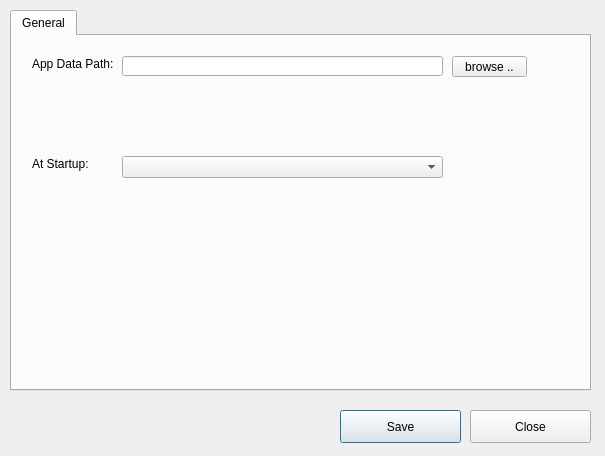
<?xml version="1.0" encoding="UTF-8"?>
<ui version="4.0">
 <class>ConfigDlg</class>
 <widget class="QDialog" name="ConfigDlg">
  <property name="geometry">
   <rect>
    <x>0</x>
    <y>0</y>
    <width>605</width>
    <height>456</height>
   </rect>
  </property>
  <property name="windowTitle">
   <string>Configuration</string>
  </property>
  <widget class="QPushButton" name="cmdSave">
   <property name="geometry">
    <rect>
     <x>340</x>
     <y>410</y>
     <width>121</width>
     <height>33</height>
    </rect>
   </property>
   <property name="text">
    <string>Save</string>
   </property>
  </widget>
  <widget class="QPushButton" name="cmdClose">
   <property name="geometry">
    <rect>
     <x>470</x>
     <y>410</y>
     <width>121</width>
     <height>33</height>
    </rect>
   </property>
   <property name="text">
    <string>Close</string>
   </property>
  </widget>
  <widget class="QTabWidget" name="tabWidget">
   <property name="geometry">
    <rect>
     <x>10</x>
     <y>10</y>
     <width>581</width>
     <height>381</height>
    </rect>
   </property>
   <property name="currentIndex">
    <number>0</number>
   </property>
   <widget class="QWidget" name="tab">
    <attribute name="title">
     <string>General</string>
    </attribute>
    <widget class="QPushButton" name="cmdAppDataPath">
     <property name="geometry">
      <rect>
       <x>440</x>
       <y>20</y>
       <width>75</width>
       <height>21</height>
      </rect>
     </property>
     <property name="text">
      <string>browse ..</string>
     </property>
    </widget>
    <widget class="QLabel" name="label_2">
     <property name="geometry">
      <rect>
       <x>20</x>
       <y>20</y>
       <width>81</width>
       <height>16</height>
      </rect>
     </property>
     <property name="text">
      <string>App Data Path:</string>
     </property>
    </widget>
    <widget class="QLineEdit" name="txtAppDataPath">
     <property name="geometry">
      <rect>
       <x>110</x>
       <y>20</y>
       <width>321</width>
       <height>20</height>
      </rect>
     </property>
    </widget>
    <widget class="QComboBox" name="cboStartup">
     <property name="geometry">
      <rect>
       <x>110</x>
       <y>120</y>
       <width>321</width>
       <height>22</height>
      </rect>
     </property>
    </widget>
    <widget class="QLabel" name="label_5">
     <property name="geometry">
      <rect>
       <x>20</x>
       <y>120</y>
       <width>81</width>
       <height>16</height>
      </rect>
     </property>
     <property name="text">
      <string>At Startup:</string>
     </property>
    </widget>
   </widget>
  </widget>
 </widget>
 <tabstops>
  <tabstop>txtAppDataPath</tabstop>
  <tabstop>cmdAppDataPath</tabstop>
  <tabstop>cboStartup</tabstop>
  <tabstop>cmdSave</tabstop>
  <tabstop>cmdClose</tabstop>
  <tabstop>tabWidget</tabstop>
 </tabstops>
 <resources/>
 <connections/>
</ui>
